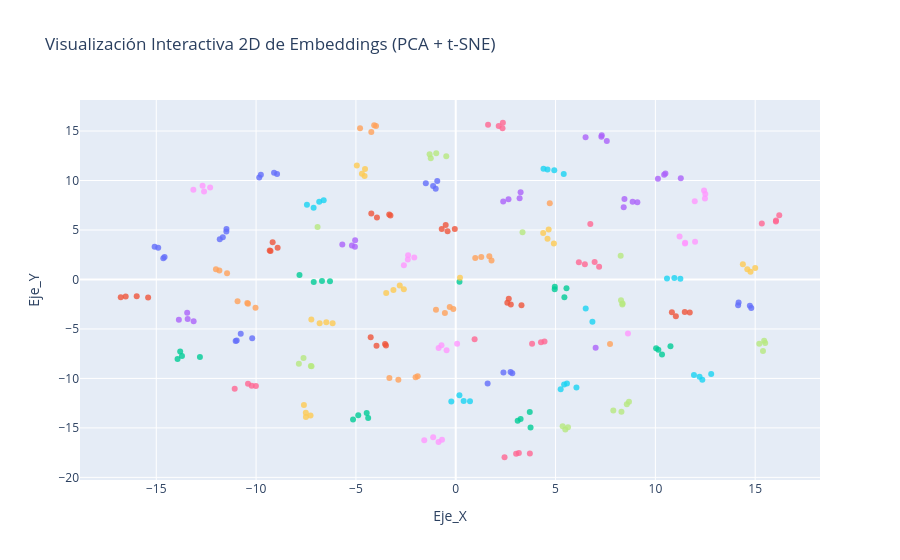

Notebook code for this chart:
### Markdown cell above
### 6. PCA y TSNE

### Code cell
#Hacemos PCA para bajar de 512 a 50 dimensiones 
pca = PCA(n_components=min(50, len(emb_val_ft))) 
emb_pca = pca.fit_transform(emb_val_ft)
#Aplicamos t-SNE para bajar de 50 a 2 dimensiones 
tsne = TSNE(n_components=2, random_state=42, perplexity=35)
emb_2d = tsne.fit_transform(emb_pca)
#Mapeamos cada vector a su nombre real para el cuadro de diálogo flotante
nombres_reales = [nombres_total[i] for i in y_val_ft]
#Creamos un DataFrame con 2 coordenadas
df = pd.DataFrame({
    'Eje_X': emb_2d[:, 0],
    'Eje_Y': emb_2d[:, 1],
    'Persona': nombres_reales
})
#Creamos el gráfico interactivo 2D
fig = px.scatter(
    df, x='Eje_X', y='Eje_Y', 
    color='Persona',    
    hover_name='Persona',    
    title="Visualización Interactiva 2D de Embeddings (PCA + t-SNE)"
)

fig.update_traces(marker=dict(size=6, opacity=0.8))
fig.update_layout(showlegend=False)
fig.show()

### Figure 1 — Plotly figure (JSON) as saved in the notebook; plotly's stock layout.template omitted (floating-point values rounded to 4 significant figures)
{"data": [{"hovertemplate": "<b>%{hovertext}</b><br><br>Persona=Guillermo Coria<br>Eje_X=%{x}<br>Eje_Y=%{y}<extra></extra>", "hovertext": ["Guillermo Coria", "Guillermo Coria", "Guillermo Coria", "Guillermo Coria"], "legendgroup": "Guillermo Coria", "marker": {"color": "#636efa", "opacity": 0.8, "size": 6, "symbol": "circle"}, "mode": "markers", "name": "Guillermo Coria", "orientation": "v", "showlegend": true, "type": "scatter", "x": [-15.08, -14.9, -14.65, -14.58], "xaxis": "x", "y": [3.31, 3.206, 2.145, 2.276], "yaxis": "y"}, {"hovertemplate": "<b>%{hovertext}</b><br><br>Persona=Luiz Inacio Lula da Silva<br>Eje_X=%{x}<br>Eje_Y=%{y}<extra></extra>", "hovertext": ["Luiz Inacio Lula da Silva", "Luiz Inacio Lula da Silva", "Luiz Inacio Lula da Silva", "Luiz Inacio Lula da Silva"], "legendgroup": "Luiz Inacio Lula da Silva", "marker": {"color": "#EF553B", "opacity": 0.8, "size": 6, "symbol": "circle"}, "mode": "markers", "name": "Luiz Inacio Lula da Silva", "orientation": "v", "showlegend": true, "type": "scatter", "x": [11.03, 11.47, 11.72, 10.83], "xaxis": "x", "y": [-3.719, -3.289, -3.332, -3.321], "yaxis": "y"}, {"hovertemplate": "<b>%{hovertext}</b><br><br>Persona=Michael Bloomberg<br>Eje_X=%{x}<br>Eje_Y=%{y}<extra></extra>", "hovertext": ["Michael Bloomberg", "Michael Bloomberg", "Michael Bloomberg", "Michael Bloomberg"], "legendgroup": "Michael Bloomberg", "marker": {"color": "#00cc96", "opacity": 0.8, "size": 6, "symbol": "circle"}, "mode": "markers", "name": "Michael Bloomberg", "orientation": "v", "showlegend": true, "type": "scatter", "x": [-13.93, -13.8, -13.71, -12.81], "xaxis": "x", "y": [-8.042, -7.287, -7.73, -7.833], "yaxis": "y"}, {"hovertemplate": "<b>%{hovertext}</b><br><br>Persona=Tiger Woods<br>Eje_X=%{x}<br>Eje_Y=%{y}<extra></extra>", "hovertext": ["Tiger Woods", "Tiger Woods", "Tiger Woods", "Tiger Woods"], "legendgroup": "Tiger Woods", "marker": {"color": "#ab63fa", "opacity": 0.8, "size": 6, "symbol": "circle"}, "mode": "markers", "name": "Tiger Woods", "orientation": "v", "showlegend": true, "type": "scatter", "x": [7.295, 6.505, 7.315, 7.567], "xaxis": "x", "y": [14.42, 14.36, 14.57, 14.0], "yaxis": "y"}, {"hovertemplate": "<b>%{hovertext}</b><br><br>Persona=Donald Rumsfeld<br>Eje_X=%{x}<br>Eje_Y=%{y}<extra></extra>", "hovertext": ["Donald Rumsfeld", "Donald Rumsfeld", "Donald Rumsfeld", "Donald Rumsfeld"], "legendgroup": "Donald Rumsfeld", "marker": {"color": "#FFA15A", "opacity": 0.8, "size": 6, "symbol": "circle"}, "mode": "markers", "name": "Donald Rumsfeld", "orientation": "v", "showlegend": true, "type": "scatter", "x": [-10.41, -10.03, -10.93, -10.44], "xaxis": "x", "y": [-2.463, -2.866, -2.202, -2.377], "yaxis": "y"}, {"hovertemplate": "<b>%{hovertext}</b><br><br>Persona=Hans Blix<br>Eje_X=%{x}<br>Eje_Y=%{y}<extra></extra>", "hovertext": ["Hans Blix", "Hans Blix", "Hans Blix", "Hans Blix"], "legendgroup": "Hans Blix", "marker": {"color": "#19d3f3", "opacity": 0.8, "size": 6, "symbol": "circle"}, "mode": "markers", "name": "Hans Blix", "orientation": "v", "showlegend": true, "type": "scatter", "x": [0.1845, 0.7145, 0.3972, -0.2216], "xaxis": "x", "y": [-11.69, -12.31, -12.27, -12.34], "yaxis": "y"}, {"hovertemplate": "<b>%{hovertext}</b><br><br>Persona=Arnold Schwarzenegger<br>Eje_X=%{x}<br>Eje_Y=%{y}<extra></extra>", "hovertext": ["Arnold Schwarzenegger", "Arnold Schwarzenegger", "Arnold Schwarzenegger", "Arnold Schwarzenegger"], "legendgroup": "Arnold Schwarzenegger", "marker": {"color": "#FF6692", "opacity": 0.8, "size": 6, "symbol": "circle"}, "mode": "markers", "name": "Arnold Schwarzenegger", "orientation": "v", "showlegend": true, "type": "scatter", "x": [3.713, 3.024, 3.163, 2.445], "xaxis": "x", "y": [-17.59, -17.61, -17.54, -17.97], "yaxis": "y"}, {"hovertemplate": "<b>%{hovertext}</b><br><br>Persona=Atal Bihari Vajpayee<br>Eje_X=%{x}<br>Eje_Y=%{y}<extra></extra>", "hovertext": ["Atal Bihari Vajpayee", "Atal Bihari Vajpayee", "Atal Bihari Vajpayee", "Atal Bihari Vajpayee"], "legendgroup": "Atal Bihari Vajpayee", "marker": {"color": "#B6E880", "opacity": 0.8, "size": 6, "symbol": "circle"}, "mode": "markers", "name": "Atal Bihari Vajpayee", "orientation": "v", "showlegend": true, "type": "scatter", "x": [15.39, 15.45, 15.2, 15.5], "xaxis": "x", "y": [-7.226, -6.197, -6.491, -6.417], "yaxis": "y"}, {"hovertemplate": "<b>%{hovertext}</b><br><br>Persona=George Robertson<br>Eje_X=%{x}<br>Eje_Y=%{y}<extra></extra>", "hovertext": ["George Robertson", "George Robertson", "George Robertson", "George Robertson"], "legendgroup": "George Robertson", "marker": {"color": "#FF97FF", "opacity": 0.8, "size": 6, "symbol": "circle"}, "mode": "markers", "name": "George Robertson", "orientation": "v", "showlegend": true, "type": "scatter", "x": [-0.4589, -0.8575, 0.06977, -0.7133], "xaxis": "x", "y": [-7.154, -6.929, -6.494, -6.651], "yaxis": "y"}, {"hovertemplate": "<b>%{hovertext}</b><br><br>Persona=Igor Ivanov<br>Eje_X=%{x}<br>Eje_Y=%{y}<extra></extra>", "hovertext": ["Igor Ivanov", "Igor Ivanov", "Igor Ivanov", "Igor Ivanov"], "legendgroup": "Igor Ivanov", "marker": {"color": "#FECB52", "opacity": 0.8, "size": 6, "symbol": "circle"}, "mode": "markers", "name": "Igor Ivanov", "orientation": "v", "showlegend": true, "type": "scatter", "x": [-4.566, -4.543, -4.954, -4.699], "xaxis": "x", "y": [10.46, 11.16, 11.52, 10.68], "yaxis": "y"}, {"hovertemplate": "<b>%{hovertext}</b><br><br>Persona=John Negroponte<br>Eje_X=%{x}<br>Eje_Y=%{y}<extra></extra>", "hovertext": ["John Negroponte", "John Negroponte", "John Negroponte", "John Negroponte"], "legendgroup": "John Negroponte", "marker": {"color": "#636efa", "opacity": 0.8, "size": 6, "symbol": "circle"}, "mode": "markers", "name": "John Negroponte", "orientation": "v", "showlegend": true, "type": "scatter", "x": [2.39, 2.746, 1.599, 2.834], "xaxis": "x", "y": [-9.39, -9.358, -10.51, -9.466], "yaxis": "y"}, {"hovertemplate": "<b>%{hovertext}</b><br><br>Persona=Bill Clinton<br>Eje_X=%{x}<br>Eje_Y=%{y}<extra></extra>", "hovertext": ["Bill Clinton", "Bill Clinton", "Bill Clinton", "Bill Clinton"], "legendgroup": "Bill Clinton", "marker": {"color": "#EF553B", "opacity": 0.8, "size": 6, "symbol": "circle"}, "mode": "markers", "name": "Bill Clinton", "orientation": "v", "showlegend": true, "type": "scatter", "x": [-3.968, -4.26, -3.539, -3.494], "xaxis": "x", "y": [-6.709, -5.85, -6.515, -6.676], "yaxis": "y"}, {"hovertemplate": "<b>%{hovertext}</b><br><br>Persona=Pete Sampras<br>Eje_X=%{x}<br>Eje_Y=%{y}<extra></extra>", "hovertext": ["Pete Sampras", "Pete Sampras", "Pete Sampras", "Pete Sampras"], "legendgroup": "Pete Sampras", "marker": {"color": "#00cc96", "opacity": 0.8, "size": 6, "symbol": "circle"}, "mode": "markers", "name": "Pete Sampras", "orientation": "v", "showlegend": true, "type": "scatter", "x": [10.04, 10.76, 10.33, 10.15], "xaxis": "x", "y": [-6.948, -6.743, -7.586, -7.093], "yaxis": "y"}, {"hovertemplate": "<b>%{hovertext}</b><br><br>Persona=Jennifer Capriati<br>Eje_X=%{x}<br>Eje_Y=%{y}<extra></extra>", "hovertext": ["Jennifer Capriati", "Jennifer Capriati", "Jennifer Capriati", "Jennifer Capriati"], "legendgroup": "Jennifer Capriati", "marker": {"color": "#ab63fa", "opacity": 0.8, "size": 6, "symbol": "circle"}, "mode": "markers", "name": "Jennifer Capriati", "orientation": "v", "showlegend": true, "type": "scatter", "x": [10.5, 10.44, 11.27, 10.13], "xaxis": "x", "y": [10.72, 10.57, 10.23, 10.18], "yaxis": "y"}, {"hovertemplate": "<b>%{hovertext}</b><br><br>Persona=David Beckham<br>Eje_X=%{x}<br>Eje_Y=%{y}<extra></extra>", "hovertext": ["David Beckham", "David Beckham", "David Beckham", "David Beckham"], "legendgroup": "David Beckham", "marker": {"color": "#FFA15A", "opacity": 0.8, "size": 6, "symbol": "circle"}, "mode": "markers", "name": "David Beckham", "orientation": "v", "showlegend": true, "type": "scatter", "x": [-11.84, 7.729, -11.45, -12.01], "xaxis": "x", "y": [0.8978, -6.517, 0.6171, 1.02], "yaxis": "y"}, {"hovertemplate": "<b>%{hovertext}</b><br><br>Persona=Rudolph Giuliani<br>Eje_X=%{x}<br>Eje_Y=%{y}<extra></extra>", "hovertext": ["Rudolph Giuliani", "Rudolph Giuliani", "Rudolph Giuliani", "Rudolph Giuliani"], "legendgroup": "Rudolph Giuliani", "marker": {"color": "#19d3f3", "opacity": 0.8, "size": 6, "symbol": "circle"}, "mode": "markers", "name": "Rudolph Giuliani", "orientation": "v", "showlegend": true, "type": "scatter", "x": [5.572, 5.428, 5.256, 6.047], "xaxis": "x", "y": [-10.51, -10.61, -11.1, -10.93], "yaxis": "y"}, {"hovertemplate": "<b>%{hovertext}</b><br><br>Persona=Carlos Menem<br>Eje_X=%{x}<br>Eje_Y=%{y}<extra></extra>", "hovertext": ["Carlos Menem", "Carlos Menem", "Carlos Menem", "Carlos Menem"], "legendgroup": "Carlos Menem", "marker": {"color": "#FF6692", "opacity": 0.8, "size": 6, "symbol": "circle"}, "mode": "markers", "name": "Carlos Menem", "orientation": "v", "showlegend": true, "type": "scatter", "x": [6.957, 6.468, 6.167, 7.182], "xaxis": "x", "y": [1.768, 1.547, 1.735, 1.283], "yaxis": "y"}, {"hovertemplate": "<b>%{hovertext}</b><br><br>Persona=Jose Maria Aznar<br>Eje_X=%{x}<br>Eje_Y=%{y}<extra></extra>", "hovertext": ["Jose Maria Aznar", "Jose Maria Aznar", "Jose Maria Aznar", "Jose Maria Aznar"], "legendgroup": "Jose Maria Aznar", "marker": {"color": "#B6E880", "opacity": 0.8, "size": 6, "symbol": "circle"}, "mode": "markers", "name": "Jose Maria Aznar", "orientation": "v", "showlegend": true, "type": "scatter", "x": [8.355, 8.28, 3.345, 8.344], "xaxis": "x", "y": [-2.43, -2.11, 4.782, -2.523], "yaxis": "y"}, {"hovertemplate": "<b>%{hovertext}</b><br><br>Persona=Gerhard Schroeder<br>Eje_X=%{x}<br>Eje_Y=%{y}<extra></extra>", "hovertext": ["Gerhard Schroeder", "Gerhard Schroeder", "Gerhard Schroeder", "Gerhard Schroeder"], "legendgroup": "Gerhard Schroeder", "marker": {"color": "#FF97FF", "opacity": 0.8, "size": 6, "symbol": "circle"}, "mode": "markers", "name": "Gerhard Schroeder", "orientation": "v", "showlegend": true, "type": "scatter", "x": [-12.3, -12.61, -13.14, -12.68], "xaxis": "x", "y": [9.294, 8.885, 9.057, 9.463], "yaxis": "y"}, {"hovertemplate": "<b>%{hovertext}</b><br><br>Persona=Silvio Berlusconi<br>Eje_X=%{x}<br>Eje_Y=%{y}<extra></extra>", "hovertext": ["Silvio Berlusconi", "Silvio Berlusconi", "Silvio Berlusconi", "Silvio Berlusconi"], "legendgroup": "Silvio Berlusconi", "marker": {"color": "#FECB52", "opacity": 0.8, "size": 6, "symbol": "circle"}, "mode": "markers", "name": "Silvio Berlusconi", "orientation": "v", "showlegend": true, "type": "scatter", "x": [4.598, 4.381, 4.655, 4.916], "xaxis": "x", "y": [4.125, 4.687, 5.039, 3.642], "yaxis": "y"}, {"hovertemplate": "<b>%{hovertext}</b><br><br>Persona=George W Bush<br>Eje_X=%{x}<br>Eje_Y=%{y}<extra></extra>", "hovertext": ["George W Bush", "George W Bush", "George W Bush", "George W Bush"], "legendgroup": "George W Bush", "marker": {"color": "#636efa", "opacity": 0.8, "size": 6, "symbol": "circle"}, "mode": "markers", "name": "George W Bush", "orientation": "v", "showlegend": true, "type": "scatter", "x": [-10.19, -10.77, -11.02, -10.97], "xaxis": "x", "y": [-5.942, -5.48, -6.218, -6.164], "yaxis": "y"}, {"hovertemplate": "<b>%{hovertext}</b><br><br>Persona=Juan Carlos Ferrero<br>Eje_X=%{x}<br>Eje_Y=%{y}<extra></extra>", "hovertext": ["Juan Carlos Ferrero", "Juan Carlos Ferrero", "Juan Carlos Ferrero", "Juan Carlos Ferrero"], "legendgroup": "Juan Carlos Ferrero", "marker": {"color": "#EF553B", "opacity": 0.8, "size": 6, "symbol": "circle"}, "mode": "markers", "name": "Juan Carlos Ferrero", "orientation": "v", "showlegend": true, "type": "scatter", "x": [-9.278, -9.17, -8.921, -9.317], "xaxis": "x", "y": [2.888, 3.751, 3.2, 2.933], "yaxis": "y"}, {"hovertemplate": "<b>%{hovertext}</b><br><br>Persona=Saddam Hussein<br>Eje_X=%{x}<br>Eje_Y=%{y}<extra></extra>", "hovertext": ["Saddam Hussein", "Saddam Hussein", "Saddam Hussein", "Saddam Hussein"], "legendgroup": "Saddam Hussein", "marker": {"color": "#00cc96", "opacity": 0.8, "size": 6, "symbol": "circle"}, "mode": "markers", "name": "Saddam Hussein", "orientation": "v", "showlegend": true, "type": "scatter", "x": [4.958, 5.548, 4.962, 5.443], "xaxis": "x", "y": [-1.002, -0.8854, -0.7252, -1.792], "yaxis": "y"}, {"hovertemplate": "<b>%{hovertext}</b><br><br>Persona=Tom Daschle<br>Eje_X=%{x}<br>Eje_Y=%{y}<extra></extra>", "hovertext": ["Tom Daschle", "Tom Daschle", "Tom Daschle", "Tom Daschle"], "legendgroup": "Tom Daschle", "marker": {"color": "#ab63fa", "opacity": 0.8, "size": 6, "symbol": "circle"}, "mode": "markers", "name": "Tom Daschle", "orientation": "v", "showlegend": true, "type": "scatter", "x": [-13.13, -13.43, -13.45, -13.87], "xaxis": "x", "y": [-4.226, -3.996, -3.364, -4.078], "yaxis": "y"}, {"hovertemplate": "<b>%{hovertext}</b><br><br>Persona=Angelina Jolie<br>Eje_X=%{x}<br>Eje_Y=%{y}<extra></extra>", "hovertext": ["Angelina Jolie", "Angelina Jolie", "Angelina Jolie", "Angelina Jolie"], "legendgroup": "Angelina Jolie", "marker": {"color": "#FFA15A", "opacity": 0.8, "size": 6, "symbol": "circle"}, "mode": "markers", "name": "Angelina Jolie", "orientation": "v", "showlegend": true, "type": "scatter", "x": [1.793, 1.278, 0.9773, 1.682], "xaxis": "x", "y": [1.927, 2.273, 2.157, 2.346], "yaxis": "y"}, {"hovertemplate": "<b>%{hovertext}</b><br><br>Persona=Naomi Watts<br>Eje_X=%{x}<br>Eje_Y=%{y}<extra></extra>", "hovertext": ["Naomi Watts", "Naomi Watts", "Naomi Watts", "Naomi Watts"], "legendgroup": "Naomi Watts", "marker": {"color": "#19d3f3", "opacity": 0.8, "size": 6, "symbol": "circle"}, "mode": "markers", "name": "Naomi Watts", "orientation": "v", "showlegend": true, "type": "scatter", "x": [4.936, 5.41, 4.597, 4.397], "xaxis": "x", "y": [11.03, 10.65, 11.12, 11.18], "yaxis": "y"}, {"hovertemplate": "<b>%{hovertext}</b><br><br>Persona=Jennifer Lopez<br>Eje_X=%{x}<br>Eje_Y=%{y}<extra></extra>", "hovertext": ["Jennifer Lopez", "Jennifer Lopez", "Jennifer Lopez", "Jennifer Lopez"], "legendgroup": "Jennifer Lopez", "marker": {"color": "#FF6692", "opacity": 0.8, "size": 6, "symbol": "circle"}, "mode": "markers", "name": "Jennifer Lopez", "orientation": "v", "showlegend": true, "type": "scatter", "x": [16.04, 15.33, 16.2, 16.04], "xaxis": "x", "y": [5.857, 5.656, 6.477, 5.961], "yaxis": "y"}, {"hovertemplate": "<b>%{hovertext}</b><br><br>Persona=Vladimir Putin<br>Eje_X=%{x}<br>Eje_Y=%{y}<extra></extra>", "hovertext": ["Vladimir Putin", "Vladimir Putin", "Vladimir Putin", "Vladimir Putin"], "legendgroup": "Vladimir Putin", "marker": {"color": "#B6E880", "opacity": 0.8, "size": 6, "symbol": "circle"}, "mode": "markers", "name": "Vladimir Putin", "orientation": "v", "showlegend": true, "type": "scatter", "x": [-7.857, -7.624, -7.223, -7.256], "xaxis": "x", "y": [-8.506, -7.929, -8.765, -8.751], "yaxis": "y"}, {"hovertemplate": "<b>%{hovertext}</b><br><br>Persona=Serena Williams<br>Eje_X=%{x}<br>Eje_Y=%{y}<extra></extra>", "hovertext": ["Serena Williams", "Serena Williams", "Serena Williams", "Serena Williams"], "legendgroup": "Serena Williams", "marker": {"color": "#FF97FF", "opacity": 0.8, "size": 6, "symbol": "circle"}, "mode": "markers", "name": "Serena Williams", "orientation": "v", "showlegend": true, "type": "scatter", "x": [11.99, 11.48, 11.21, 11.49], "xaxis": "x", "y": [3.802, 3.623, 4.346, 3.701], "yaxis": "y"}, {"hovertemplate": "<b>%{hovertext}</b><br><br>Persona=Kofi Annan<br>Eje_X=%{x}<br>Eje_Y=%{y}<extra></extra>", "hovertext": ["Kofi Annan", "Kofi Annan", "Kofi Annan", "Kofi Annan"], "legendgroup": "Kofi Annan", "marker": {"color": "#FECB52", "opacity": 0.8, "size": 6, "symbol": "circle"}, "mode": "markers", "name": "Kofi Annan", "orientation": "v", "showlegend": true, "type": "scatter", "x": [14.6, 14.77, 14.38, 15.0], "xaxis": "x", "y": [1.019, 0.7776, 1.528, 1.16], "yaxis": "y"}, {"hovertemplate": "<b>%{hovertext}</b><br><br>Persona=John Ashcroft<br>Eje_X=%{x}<br>Eje_Y=%{y}<extra></extra>", "hovertext": ["John Ashcroft", "John Ashcroft", "John Ashcroft", "John Ashcroft"], "legendgroup": "John Ashcroft", "marker": {"color": "#636efa", "opacity": 0.8, "size": 6, "symbol": "circle"}, "mode": "markers", "name": "John Ashcroft", "orientation": "v", "showlegend": true, "type": "scatter", "x": [-8.948, -9.1, -9.842, -9.761], "xaxis": "x", "y": [10.65, 10.79, 10.3, 10.58], "yaxis": "y"}, {"hovertemplate": "<b>%{hovertext}</b><br><br>Persona=Nestor Kirchner<br>Eje_X=%{x}<br>Eje_Y=%{y}<extra></extra>", "hovertext": ["Nestor Kirchner", "Nestor Kirchner", "Nestor Kirchner", "Nestor Kirchner"], "legendgroup": "Nestor Kirchner", "marker": {"color": "#EF553B", "opacity": 0.8, "size": 6, "symbol": "circle"}, "mode": "markers", "name": "Nestor Kirchner", "orientation": "v", "showlegend": true, "type": "scatter", "x": [-4.228, -3.331, -3.946, -3.27], "xaxis": "x", "y": [6.653, 6.553, 6.26, 6.459], "yaxis": "y"}, {"hovertemplate": "<b>%{hovertext}</b><br><br>Persona=Gloria Macapagal Arroyo<br>Eje_X=%{x}<br>Eje_Y=%{y}<extra></extra>", "hovertext": ["Gloria Macapagal Arroyo", "Gloria Macapagal Arroyo", "Gloria Macapagal Arroyo", "Gloria Macapagal Arroyo"], "legendgroup": "Gloria Macapagal Arroyo", "marker": {"color": "#00cc96", "opacity": 0.8, "size": 6, "symbol": "circle"}, "mode": "markers", "name": "Gloria Macapagal Arroyo", "orientation": "v", "showlegend": true, "type": "scatter", "x": [-4.385, -5.144, -4.459, -4.884], "xaxis": "x", "y": [-14.0, -14.16, -13.48, -13.72], "yaxis": "y"}, {"hovertemplate": "<b>%{hovertext}</b><br><br>Persona=Jennifer Aniston<br>Eje_X=%{x}<br>Eje_Y=%{y}<extra></extra>", "hovertext": ["Jennifer Aniston", "Jennifer Aniston", "Jennifer Aniston", "Jennifer Aniston"], "legendgroup": "Jennifer Aniston", "marker": {"color": "#ab63fa", "opacity": 0.8, "size": 6, "symbol": "circle"}, "mode": "markers", "name": "Jennifer Aniston", "orientation": "v", "showlegend": true, "type": "scatter", "x": [2.643, 3.199, 2.378, 3.249], "xaxis": "x", "y": [8.096, 8.196, 7.883, 8.805], "yaxis": "y"}, {"hovertemplate": "<b>%{hovertext}</b><br><br>Persona=Jean Chretien<br>Eje_X=%{x}<br>Eje_Y=%{y}<extra></extra>", "hovertext": ["Jean Chretien", "Jean Chretien", "Jean Chretien", "Jean Chretien"], "legendgroup": "Jean Chretien", "marker": {"color": "#FFA15A", "opacity": 0.8, "size": 6, "symbol": "circle"}, "mode": "markers", "name": "Jean Chretien", "orientation": "v", "showlegend": true, "type": "scatter", "x": [-1.904, -2.01, -3.322, -2.874], "xaxis": "x", "y": [-9.776, -9.885, -9.962, -10.14], "yaxis": "y"}, {"hovertemplate": "<b>%{hovertext}</b><br><br>Persona=Recep Tayyip Erdogan<br>Eje_X=%{x}<br>Eje_Y=%{y}<extra></extra>", "hovertext": ["Recep Tayyip Erdogan", "Recep Tayyip Erdogan", "Recep Tayyip Erdogan", "Recep Tayyip Erdogan"], "legendgroup": "Recep Tayyip Erdogan", "marker": {"color": "#19d3f3", "opacity": 0.8, "size": 6, "symbol": "circle"}, "mode": "markers", "name": "Recep Tayyip Erdogan", "orientation": "v", "showlegend": true, "type": "scatter", "x": [-6.838, -7.453, -6.613, -7.118], "xaxis": "x", "y": [7.851, 7.541, 8.016, 7.246], "yaxis": "y"}, {"hovertemplate": "<b>%{hovertext}</b><br><br>Persona=Colin Powell<br>Eje_X=%{x}<br>Eje_Y=%{y}<extra></extra>", "hovertext": ["Colin Powell", "Colin Powell", "Colin Powell", "Colin Powell"], "legendgroup": "Colin Powell", "marker": {"color": "#FF6692", "opacity": 0.8, "size": 6, "symbol": "circle"}, "mode": "markers", "name": "Colin Powell", "orientation": "v", "showlegend": true, "type": "scatter", "x": [2.36, 2.153, 2.344, 1.62], "xaxis": "x", "y": [15.84, 15.5, 15.28, 15.64], "yaxis": "y"}, {"hovertemplate": "<b>%{hovertext}</b><br><br>Persona=Alvaro Uribe<br>Eje_X=%{x}<br>Eje_Y=%{y}<extra></extra>", "hovertext": ["Alvaro Uribe", "Alvaro Uribe", "Alvaro Uribe", "Alvaro Uribe"], "legendgroup": "Alvaro Uribe", "marker": {"color": "#B6E880", "opacity": 0.8, "size": 6, "symbol": "circle"}, "mode": "markers", "name": "Alvaro Uribe", "orientation": "v", "showlegend": true, "type": "scatter", "x": [8.301, 7.893, 8.57, 8.677], "xaxis": "x", "y": [-13.36, -13.24, -12.62, -12.36], "yaxis": "y"}, {"hovertemplate": "<b>%{hovertext}</b><br><br>Persona=Alejandro Toledo<br>Eje_X=%{x}<br>Eje_Y=%{y}<extra></extra>", "hovertext": ["Alejandro Toledo", "Alejandro Toledo", "Alejandro Toledo", "Alejandro Toledo"], "legendgroup": "Alejandro Toledo", "marker": {"color": "#FF97FF", "opacity": 0.8, "size": 6, "symbol": "circle"}, "mode": "markers", "name": "Alejandro Toledo", "orientation": "v", "showlegend": true, "type": "scatter", "x": [-2.076, -2.385, -2.596, -2.399], "xaxis": "x", "y": [2.21, 2.443, 1.429, 2.023], "yaxis": "y"}, {"hovertemplate": "<b>%{hovertext}</b><br><br>Persona=Hugo Chavez<br>Eje_X=%{x}<br>Eje_Y=%{y}<extra></extra>", "hovertext": ["Hugo Chavez", "Hugo Chavez", "Hugo Chavez", "Hugo Chavez"], "legendgroup": "Hugo Chavez", "marker": {"color": "#FECB52", "opacity": 0.8, "size": 6, "symbol": "circle"}, "mode": "markers", "name": "Hugo Chavez", "orientation": "v", "showlegend": true, "type": "scatter", "x": [-3.12, -3.482, -2.599, -2.804], "xaxis": "x", "y": [-1.068, -1.378, -0.9993, -0.6089], "yaxis": "y"}, {"hovertemplate": "<b>%{hovertext}</b><br><br>Persona=Hamid Karzai<br>Eje_X=%{x}<br>Eje_Y=%{y}<extra></extra>", "hovertext": ["Hamid Karzai", "Hamid Karzai", "Hamid Karzai", "Hamid Karzai"], "legendgroup": "Hamid Karzai", "marker": {"color": "#636efa", "opacity": 0.8, "size": 6, "symbol": "circle"}, "mode": "markers", "name": "Hamid Karzai", "orientation": "v", "showlegend": true, "type": "scatter", "x": [14.73, 14.8, 14.14, 14.17], "xaxis": "x", "y": [-2.65, -2.879, -2.598, -2.341], "yaxis": "y"}, {"hovertemplate": "<b>%{hovertext}</b><br><br>Persona=Tony Blair<br>Eje_X=%{x}<br>Eje_Y=%{y}<extra></extra>", "hovertext": ["Tony Blair", "Tony Blair", "Tony Blair", "Tony Blair"], "legendgroup": "Tony Blair", "marker": {"color": "#EF553B", "opacity": 0.8, "size": 6, "symbol": "circle"}, "mode": "markers", "name": "Tony Blair", "orientation": "v", "showlegend": true, "type": "scatter", "x": [-16.53, -15.41, -16.78, -15.98], "xaxis": "x", "y": [-1.717, -1.812, -1.796, -1.701], "yaxis": "y"}, {"hovertemplate": "<b>%{hovertext}</b><br><br>Persona=Jeremy Greenstock<br>Eje_X=%{x}<br>Eje_Y=%{y}<extra></extra>", "hovertext": ["Jeremy Greenstock", "Jeremy Greenstock", "Jeremy Greenstock", "Jeremy Greenstock"], "legendgroup": "Jeremy Greenstock", "marker": {"color": "#00cc96", "opacity": 0.8, "size": 6, "symbol": "circle"}, "mode": "markers", "name": "Jeremy Greenstock", "orientation": "v", "showlegend": true, "type": "scatter", "x": [3.708, 3.748, 3.103, 3.25], "xaxis": "x", "y": [-13.4, -14.97, -14.27, -14.1], "yaxis": "y"}, {"hovertemplate": "<b>%{hovertext}</b><br><br>Persona=Junichiro Koizumi<br>Eje_X=%{x}<br>Eje_Y=%{y}<extra></extra>", "hovertext": ["Junichiro Koizumi", "Junichiro Koizumi", "Junichiro Koizumi", "Junichiro Koizumi"], "legendgroup": "Junichiro Koizumi", "marker": {"color": "#ab63fa", "opacity": 0.8, "size": 6, "symbol": "circle"}, "mode": "markers", "name": "Junichiro Koizumi", "orientation": "v", "showlegend": true, "type": "scatter", "x": [-5.05, -5.68, -5.199, -5.039], "xaxis": "x", "y": [3.297, 3.528, 3.434, 3.95], "yaxis": "y"}, {"hovertemplate": "<b>%{hovertext}</b><br><br>Persona=Jack Straw<br>Eje_X=%{x}<br>Eje_Y=%{y}<extra></extra>", "hovertext": ["Jack Straw", "Jack Straw", "Jack Straw", "Jack Straw"], "legendgroup": "Jack Straw", "marker": {"color": "#FFA15A", "opacity": 0.8, "size": 6, "symbol": "circle"}, "mode": "markers", "name": "Jack Straw", "orientation": "v", "showlegend": true, "type": "scatter", "x": [-4.229, -4.084, -3.993, -4.792], "xaxis": "x", "y": [14.9, 15.59, 15.5, 15.28], "yaxis": "y"}, {"hovertemplate": "<b>%{hovertext}</b><br><br>Persona=Andre Agassi<br>Eje_X=%{x}<br>Eje_Y=%{y}<extra></extra>", "hovertext": ["Andre Agassi", "Andre Agassi", "Andre Agassi", "Andre Agassi"], "legendgroup": "Andre Agassi", "marker": {"color": "#19d3f3", "opacity": 0.8, "size": 6, "symbol": "circle"}, "mode": "markers", "name": "Andre Agassi", "orientation": "v", "showlegend": true, "type": "scatter", "x": [11.93, 12.8, 12.35, 12.21], "xaxis": "x", "y": [-9.646, -9.565, -10.13, -9.841], "yaxis": "y"}, {"hovertemplate": "<b>%{hovertext}</b><br><br>Persona=Winona Ryder<br>Eje_X=%{x}<br>Eje_Y=%{y}<extra></extra>", "hovertext": ["Winona Ryder", "Winona Ryder", "Winona Ryder", "Winona Ryder"], "legendgroup": "Winona Ryder", "marker": {"color": "#FF6692", "opacity": 0.8, "size": 6, "symbol": "circle"}, "mode": "markers", "name": "Winona Ryder", "orientation": "v", "showlegend": true, "type": "scatter", "x": [4.446, 4.27, 0.9452, 3.824], "xaxis": "x", "y": [-6.275, -6.341, -6.033, -6.484], "yaxis": "y"}, {"hovertemplate": "<b>%{hovertext}</b><br><br>Persona=Jacques Chirac<br>Eje_X=%{x}<br>Eje_Y=%{y}<extra></extra>", "hovertext": ["Jacques Chirac", "Jacques Chirac", "Jacques Chirac", "Jacques Chirac"], "legendgroup": "Jacques Chirac", "marker": {"color": "#B6E880", "opacity": 0.8, "size": 6, "symbol": "circle"}, "mode": "markers", "name": "Jacques Chirac", "orientation": "v", "showlegend": true, "type": "scatter", "x": [5.354, 5.489, 8.262, 5.622], "xaxis": "x", "y": [-14.84, -15.16, 2.392, -14.92], "yaxis": "y"}, {"hovertemplate": "<b>%{hovertext}</b><br><br>Persona=Tom Ridge<br>Eje_X=%{x}<br>Eje_Y=%{y}<extra></extra>", "hovertext": ["Tom Ridge", "Tom Ridge", "Tom Ridge", "Tom Ridge"], "legendgroup": "Tom Ridge", "marker": {"color": "#FF97FF", "opacity": 0.8, "size": 6, "symbol": "circle"}, "mode": "markers", "name": "Tom Ridge", "orientation": "v", "showlegend": true, "type": "scatter", "x": [-0.6871, -0.8611, -1.13, -1.577], "xaxis": "x", "y": [-16.21, -16.43, -15.94, -16.24], "yaxis": "y"}, {"hovertemplate": "<b>%{hovertext}</b><br><br>Persona=Megawati Sukarnoputri<br>Eje_X=%{x}<br>Eje_Y=%{y}<extra></extra>", "hovertext": ["Megawati Sukarnoputri", "Megawati Sukarnoputri", "Megawati Sukarnoputri", "Megawati Sukarnoputri"], "legendgroup": "Megawati Sukarnoputri", "marker": {"color": "#FECB52", "opacity": 0.8, "size": 6, "symbol": "circle"}, "mode": "markers", "name": "Megawati Sukarnoputri", "orientation": "v", "showlegend": true, "type": "scatter", "x": [-7.504, -7.604, -7.274, -7.509], "xaxis": "x", "y": [-13.91, -12.68, -13.74, -13.47], "yaxis": "y"}, {"hovertemplate": "<b>%{hovertext}</b><br><br>Persona=Ariel Sharon<br>Eje_X=%{x}<br>Eje_Y=%{y}<extra></extra>", "hovertext": ["Ariel Sharon", "Ariel Sharon", "Ariel Sharon", "Ariel Sharon"], "legendgroup": "Ariel Sharon", "marker": {"color": "#636efa", "opacity": 0.8, "size": 6, "symbol": "circle"}, "mode": "markers", "name": "Ariel Sharon", "orientation": "v", "showlegend": true, "type": "scatter", "x": [-1.003, -0.9255, -1.499, -1.132], "xaxis": "x", "y": [9.157, 9.959, 9.712, 9.435], "yaxis": "y"}, {"hovertemplate": "<b>%{hovertext}</b><br><br>Persona=Roh Moo-hyun<br>Eje_X=%{x}<br>Eje_Y=%{y}<extra></extra>", "hovertext": ["Roh Moo-hyun", "Roh Moo-hyun", "Roh Moo-hyun", "Roh Moo-hyun"], "legendgroup": "Roh Moo-hyun", "marker": {"color": "#EF553B", "opacity": 0.8, "size": 6, "symbol": "circle"}, "mode": "markers", "name": "Roh Moo-hyun", "orientation": "v", "showlegend": true, "type": "scatter", "x": [-0.04703, -0.5025, -0.4084, -0.7008], "xaxis": "x", "y": [5.098, 5.497, 4.86, 5.102], "yaxis": "y"}, {"hovertemplate": "<b>%{hovertext}</b><br><br>Persona=Laura Bush<br>Eje_X=%{x}<br>Eje_Y=%{y}<extra></extra>", "hovertext": ["Laura Bush", "Laura Bush", "Laura Bush", "Laura Bush"], "legendgroup": "Laura Bush", "marker": {"color": "#00cc96", "opacity": 0.8, "size": 6, "symbol": "circle"}, "mode": "markers", "name": "Laura Bush", "orientation": "v", "showlegend": true, "type": "scatter", "x": [-7.826, -6.299, -6.699, -7.112], "xaxis": "x", "y": [0.4474, -0.1932, -0.1493, -0.2498], "yaxis": "y"}, {"hovertemplate": "<b>%{hovertext}</b><br><br>Persona=Amelie Mauresmo<br>Eje_X=%{x}<br>Eje_Y=%{y}<extra></extra>", "hovertext": ["Amelie Mauresmo", "Amelie Mauresmo", "Amelie Mauresmo", "Amelie Mauresmo"], "legendgroup": "Amelie Mauresmo", "marker": {"color": "#ab63fa", "opacity": 0.8, "size": 6, "symbol": "circle"}, "mode": "markers", "name": "Amelie Mauresmo", "orientation": "v", "showlegend": true, "type": "scatter", "x": [8.862, 8.413, 8.451, 9.098], "xaxis": "x", "y": [7.857, 7.29, 8.136, 7.791], "yaxis": "y"}, {"hovertemplate": "<b>%{hovertext}</b><br><br>Persona=Paul Bremer<br>Eje_X=%{x}<br>Eje_Y=%{y}<extra></extra>", "hovertext": ["Paul Bremer", "Paul Bremer", "Paul Bremer", "Paul Bremer"], "legendgroup": "Paul Bremer", "marker": {"color": "#FFA15A", "opacity": 0.8, "size": 6, "symbol": "circle"}, "mode": "markers", "name": "Paul Bremer", "orientation": "v", "showlegend": true, "type": "scatter", "x": [-0.9898, -0.1203, -0.3, -0.5426], "xaxis": "x", "y": [-3.05, -2.99, -2.783, -3.389], "yaxis": "y"}, {"hovertemplate": "<b>%{hovertext}</b><br><br>Persona=Mahmoud Abbas<br>Eje_X=%{x}<br>Eje_Y=%{y}<extra></extra>", "hovertext": ["Mahmoud Abbas", "Mahmoud Abbas", "Mahmoud Abbas", "Mahmoud Abbas"], "legendgroup": "Mahmoud Abbas", "marker": {"color": "#19d3f3", "opacity": 0.8, "size": 6, "symbol": "circle"}, "mode": "markers", "name": "Mahmoud Abbas", "orientation": "v", "showlegend": true, "type": "scatter", "x": [10.58, 10.95, 11.25, 6.511], "xaxis": "x", "y": [0.09756, 0.1501, 0.06282, -2.936], "yaxis": "y"}, {"hovertemplate": "<b>%{hovertext}</b><br><br>Persona=Jiang Zemin<br>Eje_X=%{x}<br>Eje_Y=%{y}<extra></extra>", "hovertext": ["Jiang Zemin", "Jiang Zemin", "Jiang Zemin", "Jiang Zemin"], "legendgroup": "Jiang Zemin", "marker": {"color": "#FF6692", "opacity": 0.8, "size": 6, "symbol": "circle"}, "mode": "markers", "name": "Jiang Zemin", "orientation": "v", "showlegend": true, "type": "scatter", "x": [-10.01, -10.22, -10.4, -11.07], "xaxis": "x", "y": [-10.76, -10.73, -10.53, -11.04], "yaxis": "y"}, {"hovertemplate": "<b>%{hovertext}</b><br><br>Persona=Ricardo Lagos<br>Eje_X=%{x}<br>Eje_Y=%{y}<extra></extra>", "hovertext": ["Ricardo Lagos", "Ricardo Lagos", "Ricardo Lagos", "Ricardo Lagos"], "legendgroup": "Ricardo Lagos", "marker": {"color": "#B6E880", "opacity": 0.8, "size": 6, "symbol": "circle"}, "mode": "markers", "name": "Ricardo Lagos", "orientation": "v", "showlegend": true, "type": "scatter", "x": [-1.25, -0.9774, -1.309, -0.4739], "xaxis": "x", "y": [12.25, 12.75, 12.64, 12.44], "yaxis": "y"}, {"hovertemplate": "<b>%{hovertext}</b><br><br>Persona=Lindsay Davenport<br>Eje_X=%{x}<br>Eje_Y=%{y}<extra></extra>", "hovertext": ["Lindsay Davenport", "Lindsay Davenport", "Lindsay Davenport", "Lindsay Davenport"], "legendgroup": "Lindsay Davenport", "marker": {"color": "#FF97FF", "opacity": 0.8, "size": 6, "symbol": "circle"}, "mode": "markers", "name": "Lindsay Davenport", "orientation": "v", "showlegend": true, "type": "scatter", "x": [12.5, 12.44, 11.97, 12.48], "xaxis": "x", "y": [8.627, 8.992, 7.892, 8.171], "yaxis": "y"}, {"hovertemplate": "<b>%{hovertext}</b><br><br>Persona=Gray Davis<br>Eje_X=%{x}<br>Eje_Y=%{y}<extra></extra>", "hovertext": ["Gray Davis", "Gray Davis", "Gray Davis", "Gray Davis"], "legendgroup": "Gray Davis", "marker": {"color": "#FECB52", "opacity": 0.8, "size": 6, "symbol": "circle"}, "mode": "markers", "name": "Gray Davis", "orientation": "v", "showlegend": true, "type": "scatter", "x": [-6.167, -6.482, -6.817, -7.232], "xaxis": "x", "y": [-4.433, -4.322, -4.42, -4.043], "yaxis": "y"}, {"hovertemplate": "<b>%{hovertext}</b><br><br>Persona=Lleyton Hewitt<br>Eje_X=%{x}<br>Eje_Y=%{y}<extra></extra>", "hovertext": ["Lleyton Hewitt", "Lleyton Hewitt", "Lleyton Hewitt", "Lleyton Hewitt"], "legendgroup": "Lleyton Hewitt", "marker": {"color": "#636efa", "opacity": 0.8, "size": 6, "symbol": "circle"}, "mode": "markers", "name": "Lleyton Hewitt", "orientation": "v", "showlegend": true, "type": "scatter", "x": [-11.49, -11.67, -11.48, -11.82], "xaxis": "x", "y": [4.851, 4.255, 5.093, 4.06], "yaxis": "y"}, {"hovertemplate": "<b>%{hovertext}</b><br><br>Persona=Vicente Fox<br>Eje_X=%{x}<br>Eje_Y=%{y}<extra></extra>", "hovertext": ["Vicente Fox", "Vicente Fox", "Vicente Fox", "Vicente Fox"], "legendgroup": "Vicente Fox", "marker": {"color": "#EF553B", "opacity": 0.8, "size": 6, "symbol": "circle"}, "mode": "markers", "name": "Vicente Fox", "orientation": "v", "showlegend": true, "type": "scatter", "x": [3.294, 2.585, 2.76, 2.657], "xaxis": "x", "y": [-2.606, -2.355, -2.527, -1.946], "yaxis": "y"}, {"hovertemplate": "<b>%{hovertext}</b><br><br>Persona=Matt Leblanc<br>Eje_X=%{x}<br>Eje_Y=%{y}<extra></extra>", "hovertext": ["Matt Leblanc"], "legendgroup": "Matt Leblanc", "marker": {"color": "#00cc96", "opacity": 0.8, "size": 6, "symbol": "circle"}, "mode": "markers", "name": "Matt Leblanc", "orientation": "v", "showlegend": true, "type": "scatter", "x": [0.1883], "xaxis": "x", "y": [-0.2315], "yaxis": "y"}, {"hovertemplate": "<b>%{hovertext}</b><br><br>Persona=Paul Rudd<br>Eje_X=%{x}<br>Eje_Y=%{y}<extra></extra>", "hovertext": ["Paul Rudd"], "legendgroup": "Paul Rudd", "marker": {"color": "#ab63fa", "opacity": 0.8, "size": 6, "symbol": "circle"}, "mode": "markers", "name": "Paul Rudd", "orientation": "v", "showlegend": true, "type": "scatter", "x": [7.008], "xaxis": "x", "y": [-6.895], "yaxis": "y"}, {"hovertemplate": "<b>%{hovertext}</b><br><br>Persona=Courtney Cox<br>Eje_X=%{x}<br>Eje_Y=%{y}<extra></extra>", "hovertext": ["Courtney Cox"], "legendgroup": "Courtney Cox", "marker": {"color": "#FFA15A", "opacity": 0.8, "size": 6, "symbol": "circle"}, "mode": "markers", "name": "Courtney Cox", "orientation": "v", "showlegend": true, "type": "scatter", "x": [4.71], "xaxis": "x", "y": [7.709], "yaxis": "y"}, {"hovertemplate": "<b>%{hovertext}</b><br><br>Persona=David Schwimmer<br>Eje_X=%{x}<br>Eje_Y=%{y}<extra></extra>", "hovertext": ["David Schwimmer"], "legendgroup": "David Schwimmer", "marker": {"color": "#19d3f3", "opacity": 0.8, "size": 6, "symbol": "circle"}, "mode": "markers", "name": "David Schwimmer", "orientation": "v", "showlegend": true, "type": "scatter", "x": [6.846], "xaxis": "x", "y": [-4.274], "yaxis": "y"}, {"hovertemplate": "<b>%{hovertext}</b><br><br>Persona=Henry Cavill<br>Eje_X=%{x}<br>Eje_Y=%{y}<extra></extra>", "hovertext": ["Henry Cavill"], "legendgroup": "Henry Cavill", "marker": {"color": "#FF6692", "opacity": 0.8, "size": 6, "symbol": "circle"}, "mode": "markers", "name": "Henry Cavill", "orientation": "v", "showlegend": true, "type": "scatter", "x": [6.741], "xaxis": "x", "y": [5.596], "yaxis": "y"}, {"hovertemplate": "<b>%{hovertext}</b><br><br>Persona=Lisa Kudrow<br>Eje_X=%{x}<br>Eje_Y=%{y}<extra></extra>", "hovertext": ["Lisa Kudrow"], "legendgroup": "Lisa Kudrow", "marker": {"color": "#B6E880", "opacity": 0.8, "size": 6, "symbol": "circle"}, "mode": "markers", "name": "Lisa Kudrow", "orientation": "v", "showlegend": true, "type": "scatter", "x": [-6.921], "xaxis": "x", "y": [5.293], "yaxis": "y"}, {"hovertemplate": "<b>%{hovertext}</b><br><br>Persona=Jason Momoa<br>Eje_X=%{x}<br>Eje_Y=%{y}<extra></extra>", "hovertext": ["Jason Momoa"], "legendgroup": "Jason Momoa", "marker": {"color": "#FF97FF", "opacity": 0.8, "size": 6, "symbol": "circle"}, "mode": "markers", "name": "Jason Momoa", "orientation": "v", "showlegend": true, "type": "scatter", "x": [8.626], "xaxis": "x", "y": [-5.457], "yaxis": "y"}, {"hovertemplate": "<b>%{hovertext}</b><br><br>Persona=Matthew Perry<br>Eje_X=%{x}<br>Eje_Y=%{y}<extra></extra>", "hovertext": ["Matthew Perry"], "legendgroup": "Matthew Perry", "marker": {"color": "#FECB52", "opacity": 0.8, "size": 6, "symbol": "circle"}, "mode": "markers", "name": "Matthew Perry", "orientation": "v", "showlegend": true, "type": "scatter", "x": [0.2133], "xaxis": "x", "y": [0.1721], "yaxis": "y"}], "layout": {"legend": {"title": {"text": "Persona"}, "tracegroupgap": 0}, "showlegend": false, "title": {"text": "Visualización Interactiva 2D de Embeddings (PCA + t-SNE)"}, "xaxis": {"anchor": "y", "domain": [0, 1], "title": {"text": "Eje_X"}}, "yaxis": {"anchor": "x", "domain": [0, 1], "title": {"text": "Eje_Y"}}}}
